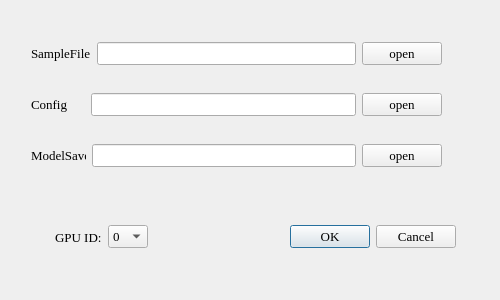
<?xml version="1.0" encoding="UTF-8"?>
<ui version="4.0">
 <class>Dialog_train_h5</class>
 <widget class="QDialog" name="Dialog_train_h5">
  <property name="geometry">
   <rect>
    <x>0</x>
    <y>0</y>
    <width>500</width>
    <height>300</height>
   </rect>
  </property>
  <property name="minimumSize">
   <size>
    <width>458</width>
    <height>256</height>
   </size>
  </property>
  <property name="maximumSize">
   <size>
    <width>500</width>
    <height>300</height>
   </size>
  </property>
  <property name="windowTitle">
   <string>Dialog</string>
  </property>
  <widget class="QWidget" name="layoutWidget">
   <property name="geometry">
    <rect>
     <x>55</x>
     <y>220</y>
     <width>401</width>
     <height>34</height>
    </rect>
   </property>
   <property name="font">
    <font>
     <family>Times New Roman</family>
     <pointsize>10</pointsize>
     <weight>50</weight>
     <italic>false</italic>
     <bold>false</bold>
    </font>
   </property>
   <layout class="QHBoxLayout" name="horizontalLayout_5">
    <item>
     <layout class="QHBoxLayout" name="horizontalLayout_4">
      <item>
       <widget class="QLabel" name="label_4">
        <property name="minimumSize">
         <size>
          <width>42</width>
          <height>0</height>
         </size>
        </property>
        <property name="font">
         <font>
          <family>Times New Roman</family>
          <pointsize>10</pointsize>
          <weight>50</weight>
          <italic>false</italic>
          <bold>false</bold>
         </font>
        </property>
        <property name="text">
         <string>GPU ID:</string>
        </property>
       </widget>
      </item>
      <item>
       <widget class="QComboBox" name="comboBox_gpuid">
        <property name="minimumSize">
         <size>
          <width>40</width>
          <height>0</height>
         </size>
        </property>
        <property name="font">
         <font>
          <family>Times New Roman</family>
          <pointsize>10</pointsize>
          <weight>50</weight>
          <italic>false</italic>
          <bold>false</bold>
         </font>
        </property>
        <item>
         <property name="text">
          <string>0</string>
         </property>
        </item>
        <item>
         <property name="text">
          <string>1</string>
         </property>
        </item>
        <item>
         <property name="text">
          <string>2</string>
         </property>
        </item>
        <item>
         <property name="text">
          <string>3</string>
         </property>
        </item>
        <item>
         <property name="text">
          <string>4</string>
         </property>
        </item>
        <item>
         <property name="text">
          <string>5</string>
         </property>
        </item>
        <item>
         <property name="text">
          <string>6</string>
         </property>
        </item>
        <item>
         <property name="text">
          <string>7</string>
         </property>
        </item>
       </widget>
      </item>
     </layout>
    </item>
    <item>
     <widget class="QDialogButtonBox" name="buttonBox">
      <property name="font">
       <font>
        <family>Times New Roman</family>
        <pointsize>10</pointsize>
        <weight>50</weight>
        <italic>false</italic>
        <bold>false</bold>
       </font>
      </property>
      <property name="orientation">
       <enum>Qt::Horizontal</enum>
      </property>
      <property name="standardButtons">
       <set>QDialogButtonBox::Cancel|QDialogButtonBox::Ok</set>
      </property>
     </widget>
    </item>
   </layout>
  </widget>
  <widget class="QWidget" name="layoutWidget">
   <property name="geometry">
    <rect>
     <x>31</x>
     <y>20</y>
     <width>411</width>
     <height>171</height>
    </rect>
   </property>
   <layout class="QVBoxLayout" name="verticalLayout">
    <item>
     <layout class="QHBoxLayout" name="horizontalLayout">
      <item>
       <widget class="QLabel" name="label">
        <property name="enabled">
         <bool>true</bool>
        </property>
        <property name="minimumSize">
         <size>
          <width>45</width>
          <height>0</height>
         </size>
        </property>
        <property name="maximumSize">
         <size>
          <width>333333</width>
          <height>16777215</height>
         </size>
        </property>
        <property name="font">
         <font>
          <family>Times New Roman</family>
          <pointsize>10</pointsize>
          <weight>50</weight>
          <italic>false</italic>
          <bold>false</bold>
         </font>
        </property>
        <property name="text">
         <string>SampleFile</string>
        </property>
       </widget>
      </item>
      <item>
       <widget class="QLineEdit" name="lineEdit_sample">
        <property name="font">
         <font>
          <family>Times New Roman</family>
          <pointsize>10</pointsize>
          <weight>50</weight>
          <italic>false</italic>
          <bold>false</bold>
         </font>
        </property>
       </widget>
      </item>
      <item>
       <widget class="QPushButton" name="pushButton">
        <property name="font">
         <font>
          <family>Times New Roman</family>
          <pointsize>10</pointsize>
          <weight>50</weight>
          <italic>false</italic>
          <bold>false</bold>
         </font>
        </property>
        <property name="text">
         <string>open</string>
        </property>
       </widget>
      </item>
     </layout>
    </item>
    <item>
     <layout class="QHBoxLayout" name="horizontalLayout_2">
      <item>
       <widget class="QLabel" name="label_2">
        <property name="enabled">
         <bool>true</bool>
        </property>
        <property name="minimumSize">
         <size>
          <width>45</width>
          <height>0</height>
         </size>
        </property>
        <property name="maximumSize">
         <size>
          <width>44444</width>
          <height>16777215</height>
         </size>
        </property>
        <property name="font">
         <font>
          <family>Times New Roman</family>
          <pointsize>10</pointsize>
          <weight>50</weight>
          <italic>false</italic>
          <bold>false</bold>
         </font>
        </property>
        <property name="text">
         <string>Config</string>
        </property>
       </widget>
      </item>
      <item>
       <widget class="QLineEdit" name="lineEdit_config">
        <property name="maximumSize">
         <size>
          <width>265</width>
          <height>16777215</height>
         </size>
        </property>
        <property name="font">
         <font>
          <family>Times New Roman</family>
          <pointsize>10</pointsize>
          <weight>50</weight>
          <italic>false</italic>
          <bold>false</bold>
         </font>
        </property>
       </widget>
      </item>
      <item>
       <widget class="QPushButton" name="pushButton_2">
        <property name="font">
         <font>
          <family>Times New Roman</family>
          <pointsize>10</pointsize>
          <weight>50</weight>
          <italic>false</italic>
          <bold>false</bold>
         </font>
        </property>
        <property name="text">
         <string>open</string>
        </property>
       </widget>
      </item>
     </layout>
    </item>
    <item>
     <layout class="QHBoxLayout" name="horizontalLayout_3">
      <item>
       <widget class="QLabel" name="label_3">
        <property name="enabled">
         <bool>true</bool>
        </property>
        <property name="minimumSize">
         <size>
          <width>55</width>
          <height>0</height>
         </size>
        </property>
        <property name="maximumSize">
         <size>
          <width>40</width>
          <height>16777215</height>
         </size>
        </property>
        <property name="font">
         <font>
          <family>Times New Roman</family>
          <pointsize>10</pointsize>
          <weight>50</weight>
          <italic>false</italic>
          <bold>false</bold>
         </font>
        </property>
        <property name="text">
         <string>ModelSave</string>
        </property>
       </widget>
      </item>
      <item>
       <widget class="QLineEdit" name="lineEdit_modelpath">
        <property name="maximumSize">
         <size>
          <width>265</width>
          <height>16777215</height>
         </size>
        </property>
        <property name="font">
         <font>
          <family>Times New Roman</family>
          <pointsize>10</pointsize>
          <weight>50</weight>
          <italic>false</italic>
          <bold>false</bold>
         </font>
        </property>
       </widget>
      </item>
      <item>
       <widget class="QPushButton" name="pushButton_4">
        <property name="font">
         <font>
          <family>Times New Roman</family>
          <pointsize>10</pointsize>
          <weight>50</weight>
          <italic>false</italic>
          <bold>false</bold>
         </font>
        </property>
        <property name="text">
         <string>open</string>
        </property>
       </widget>
      </item>
     </layout>
    </item>
   </layout>
  </widget>
 </widget>
 <resources/>
 <connections>
  <connection>
   <sender>buttonBox</sender>
   <signal>rejected()</signal>
   <receiver>Dialog_train_h5</receiver>
   <slot>reject()</slot>
   <hints>
    <hint type="sourcelabel">
     <x>376</x>
     <y>240</y>
    </hint>
    <hint type="destinationlabel">
     <x>286</x>
     <y>262</y>
    </hint>
   </hints>
  </connection>
  <connection>
   <sender>buttonBox</sender>
   <signal>accepted()</signal>
   <receiver>Dialog_train_h5</receiver>
   <slot>slot_process()</slot>
   <hints>
    <hint type="sourcelabel">
     <x>308</x>
     <y>234</y>
    </hint>
    <hint type="destinationlabel">
     <x>157</x>
     <y>262</y>
    </hint>
   </hints>
  </connection>
  <connection>
   <sender>pushButton</sender>
   <signal>clicked()</signal>
   <receiver>Dialog_train_h5</receiver>
   <slot>slot_open_sample()</slot>
   <hints>
    <hint type="sourcelabel">
     <x>405</x>
     <y>40</y>
    </hint>
    <hint type="destinationlabel">
     <x>330</x>
     <y>-1</y>
    </hint>
   </hints>
  </connection>
  <connection>
   <sender>pushButton_4</sender>
   <signal>clicked()</signal>
   <receiver>Dialog_train_h5</receiver>
   <slot>slot_open_modelpath()</slot>
   <hints>
    <hint type="sourcelabel">
     <x>396</x>
     <y>142</y>
    </hint>
    <hint type="destinationlabel">
     <x>442</x>
     <y>173</y>
    </hint>
   </hints>
  </connection>
  <connection>
   <sender>pushButton_2</sender>
   <signal>clicked()</signal>
   <receiver>Dialog_train_h5</receiver>
   <slot>slot_open_config()</slot>
   <hints>
    <hint type="sourcelabel">
     <x>387</x>
     <y>93</y>
    </hint>
    <hint type="destinationlabel">
     <x>549</x>
     <y>104</y>
    </hint>
   </hints>
  </connection>
 </connections>
 <slots>
  <slot>slot_open_sample()</slot>
  <slot>slot_open_config()</slot>
  <slot>slot_open_modelpath()</slot>
  <slot>slot_process()</slot>
 </slots>
</ui>
